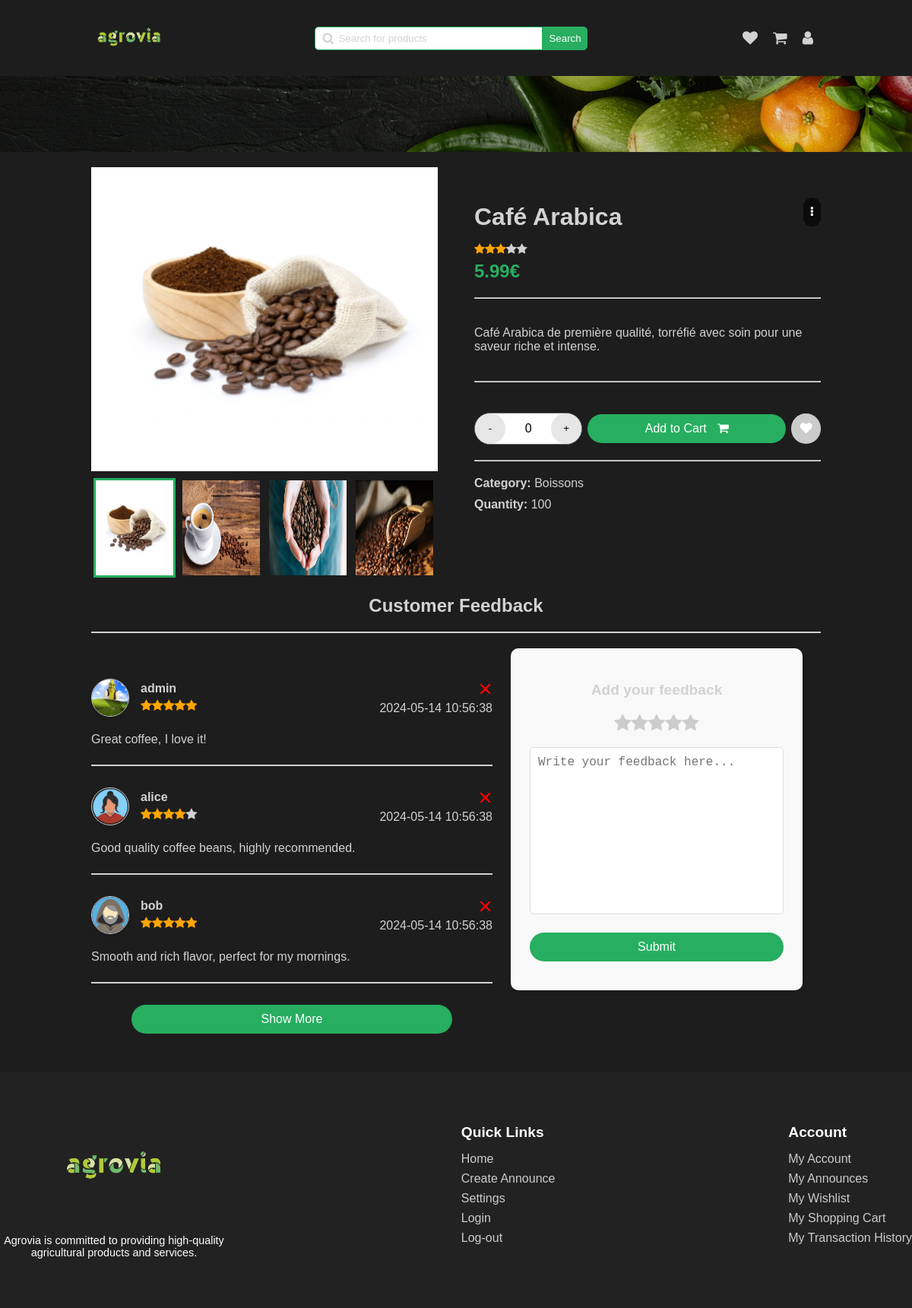
Screenshot of /pages/announce-view.php?id=1 (signed in) with the database file from the repository.
### tables this page shows
CREATE TABLE Announce (
  id INTEGER PRIMARY KEY,
  id_category INTEGER,
  image TEXT,
  title TEXT,
  description TEXT,
  price FLOAT,
  quantity INTEGER,
  rating INTEGER,
  out_of_stock BOOLEAN,
  FOREIGN KEY (id_category) REFERENCES Category(id)
);

CREATE TABLE Category (
  id INTEGER PRIMARY KEY,
  name TEXT
);

CREATE TABLE AnnounceComment (
  id INTEGER PRIMARY KEY,
  announce_id INTEGER,
  user_id INTEGER,
  comment TEXT,
  rating INTEGER,
  date TIMESTAMP DEFAULT CURRENT_TIMESTAMP,
  FOREIGN KEY (announce_id) REFERENCES Announce(id) ON DELETE CASCADE,
  FOREIGN KEY (user_id) REFERENCES User(id)
);

CREATE TABLE User (
  id INTEGER PRIMARY KEY,
  firstname TEXT,
  lastname TEXT,
  email TEXT,
  username TEXT,
  icon TEXT,
  phone_number TEXT,
  password TEXT,
  is_admin INTEGER
);

### php/user.php (called while the page is built, shortened)
<?php
require '../php/pdo.php';
function get_user_by_id($id_user)
{
    global $pdo;
    try {
        $query = "SELECT * FROM User WHERE id = :id_user";
        $stmt = $pdo->prepare($query);
        $stmt->bindParam(':id_user', $id_user);
        $stmt->execute();
        $user = $stmt->fetch(PDO::FETCH_ASSOC);
        return $user;
    } catch (PDOException $e) {
        echo $e->getMessage();
    }
}

### php/feedback.php (the view, shortened to what this page needs)
<?php
require "../php/pdo.php";
require "../php/user.php";
function get_feedback_by_announce_id($id_announce)
{
    global $pdo;
    $query = "SELECT * FROM AnnounceComment WHERE announce_id = :id_announce";
    $stmt = $pdo->prepare($query);
    $stmt->bindParam(':id_announce', $id_announce);
    $stmt->execute();
    $feedback = $stmt->fetchAll(PDO::FETCH_ASSOC);
    return $feedback;
}
function display_feedback($feedback)
{
    usort($feedback, function ($a, $b) {
        return strtotime($b['date']) - strtotime($a['date']);
    });
    foreach ($feedback as $comment) {
        $user = get_user_by_id($comment['user_id']);
        echo '<div class="feedback-item" id="feedback-' . $comment['id'] . '">';
        echo '<div class="user-infos">';
        echo '<img src="' . $user['icon'] . '" alt="' . $user['username'] . '">';
        echo '<div class="user-details">';
        echo '<div class="name">' . $user['username'] . '</div>';
        echo '<div class="rating">' . generate_star($comment['rating']) . '</div>';
        echo '</div>';
        echo '</div>';
        echo '<div class="message">';
        echo '<p>' . $comment['comment'] . '</p>';
        echo '</div>';
        if ($comment['user_id'] == $_SESSION['user_id'] || $_SESSION['is_admin']) {
            echo '<div class="delete-feedback" onclick="delete_feedback(' . $comment['id'] . ')">&times;</div>';
        }
        echo '<div class="date">';
        echo '<span>' . $comment['date'] . '</span>';
        echo '</div>';
        echo '<hr>';
        echo '</div>';
    }
}

### pages/announce-view.php (shortened to what this page needs)
<!DOCTYPE html>
<html lang="en">
<head>
    <link rel="stylesheet" href="../styles/announce.css" onload="load_theme()">
    <link rel="stylesheet" href="../styles/main-header.css">
    <link rel="stylesheet" href="../styles/confirm-modal.css">
    <link rel="stylesheet" href="../styles/footer.css">
    <link rel="stylesheet" href="../styles/alert.css">
    <link rel="stylesheet" href="https://cdnjs.cloudflare.com/ajax/libs/font-awesome/4.7.0/css/font-awesome.min.css">
</head>
<body>
    <header>
        <a href="../pages/home.php"><img id="logo" src="../assets/logo/agrovia-green.png" alt="logo"></a>
        <div class="search-bar">
            <span>
                <i class="fa fa-search"></i>
                <input type="text" name="search" id="search" placeholder="Search for products"
                    onkeydown="if(event.keyCode === 13) search()">
            </span>
            <button onclick="search()">Search</button>
        </div>
        <div class="user">
            <a href="../pages/wishlist.php">
                <i class="fa fa-heart"></i>
            </a>
            <a href="../pages/shopping-cart.php">
                <i class="fa fa-shopping-cart"></i>
            </a>
            <a href="../pages/dashboard.php">
                <i class="fa fa-user"></i>
            </a>
        </div>
    </header>
    <div class="separator-background"></div>
    <div class="main-container">
        <?php
        require "../php/announce.php";
        $announce = get_announce_by_id($_GET['id']);
        $category = get_announce_category($_GET['id']);
        $is_in_wishlist = is_announce_in_wish_list($_GET['id']);
        $is_in_cart = is_announce_in_cart($_GET['id']);
        $is_user_owner = is_announce_owned_by_user($_GET['id'], $_SESSION['user_id']);
        ?>
        <section class="gallery">
            <?php
            display_gallery($_GET['id']);
            ?>
        </section>
        <section class="quick-view" id="my-announce-quick-view">
            <div class="main-infos">
                <div class="top-infos">
                    <h1 class="title"><?php echo $announce['title'] ?></h1>
                    <?php
                    if ($is_user_owner || $_SESSION['is_admin']) {
                        echo '<div class="more-button" onclick="toggleAdminActions()">
                            <i class="fa fa-ellipsis-v"></i>
                        </div>';
                    }
                    ?>
                </div>
                <div class="rating"><?php echo generate_star($announce['rating']) ?></div>
                <div class="price"><?php echo $announce['price'] ?>€</div>
            </div>
            <hr>
            <div class="description">
                <p><?php echo $announce['description'] ?></p>
            </div>
            <hr>
            <div class="actions">
                <div class="manage-quantity">
                    <button class="increment" onclick="decrement_quantity()">-</button>
                    <span id="count">0</span>
                    <button class="decrement"
                        onclick="increment_quantity(<?php echo $announce['quantity'] ?>)">+</button>
                </div>
                <button class="cart" id="button-cart-id" style="<?php if ($is_in_cart)
                    echo "background-color: rgba(45, 45, 45, 0.20); border: 2px solid var(--light-stroke); " ?>"
                        onclick="add_cart_item_by_id(<?php echo $_GET['id'] ?>)">
                    Add to Cart
                    <i class="fa fa-shopping-cart"></i>
                </button>
                <button class="wish" onclick="add_wishlist_item(<?php echo $_GET['id'] ?>)">
                    <i class="fa fa-heart" id="<?php echo $_GET['id'] ?>-wish-icon" style="<?php if ($is_in_wishlist)
                           echo "color: var(--secondary);" ?>">
                        </i>
                    </button>
                </div>
                <hr>
                <div class="category">
                    <span>
                        <strong>Category:</strong>
                    <?php echo "<span>" . $category['name'] . "</span>" ?>
                </span>
                <span>
                    <strong>Quantity:</strong>
                    <?php echo "<span class='quantity'>" . $announce['quantity'] . "</span>" ?>
                </span>
            </div>
        </section>
    </div>
    <h2 class="title-feedback">Customer Feedback</h2>
    <hr class="feedback-separator">
    <div class="customer-feedback">
        <section class="feedback-section">
            <?php
            require "../php/feedback.php";
            $feedback = get_feedback_by_announce_id($_GET['id']);
            display_feedback($feedback);
            ?>
        </section>
        <section class="add-feedback">
            <h3>Add your feedback</h3>
            <div class="rating-stars">
                <i class='fa fa-star'></i>
                <i class='fa fa-star'></i>
                <i class='fa fa-star'></i>
                <i class='fa fa-star'></i>
                <i class='fa fa-star'></i>
            </div>
            <textarea name="feedback" id="feedback" cols="30" rows="10"
                placeholder="Write your feedback here..."></textarea>
            <button onclick="submit_feedback()">Submit</button>
        </section>
    </div>
    <div class="footer">
        <div class="footer-content">
            <div class="footer-logo">
                <a href="../pages/home.php"><img src="../assets/logo/agrovia-green.png" alt="Agrovia logo"></a>
                <p>Agrovia is committed to providing high-quality agricultural products and services.</p>
            </div>
            <div class="footer-section">
                <h3>Quick Links</h3>
                <a href="../pages/home.php">Home</a>
                <a href="../pages/create-announce.php">Create Announce</a>
                <a href="../pages/settings.php">Settings</a>
                <a href="../pages/login.php">Login</a>
                <a href="../php/log-out.php">Log-out</a>
            </div>
            <div class="footer-section">
                <h3>Account</h3>
                <a href="../pages/dashboard.php">My Account</a>
                <a href="../pages/my-announces.php">My Announces</a>
                <a href="../pages/wishlist.php">My Wishlist</a>
                <a href="../pages/shopping-cart.php">My Shopping Cart</a>
                <a href="../pages/transaction-history.php">My Transaction History</a>
            </div>
        </div>
    </div>
</body>
</html>

### php/announce.php (shortened to what this page needs)
<?php
require '../php/pdo.php';
function generate_star($rating)
{
    $stars = "";
    for ($i = 0; $i < 5; $i++) {
        if ($i < $rating) {
            $stars .= "<i class='fa fa-star checked'></i>";
        } else {
            $stars .= "<i class='fa fa-star'></i>";
        }
    }
    return $stars;
}
function get_announce_by_id($id)
{
    global $pdo;
    $query = "SELECT * FROM Announce WHERE id = :id";
    $stmt = $pdo->prepare($query);
    $stmt->bindParam(':id', $id);
    $stmt->execute();
    $announce = $stmt->fetch(PDO::FETCH_ASSOC);
    return $announce;
}
function get_announce_category($id_announce)
{
    global $pdo;
    $query = 'SELECT * FROM Category WHERE id IN (SELECT id_category FROM Announce WHERE id = :id_announce)';
    $stmt = $pdo->prepare($query);
    $stmt->bindParam(':id_announce', $id_announce);
    $stmt->execute();
    $category = $stmt->fetch(PDO::FETCH_ASSOC);
    return $category;
}
function is_announce_owned_by_user($announce_id, $user_id)
{
    global $pdo;
    $query = "SELECT COUNT(*) FROM UserAnnounce WHERE announce_id = :announce_id AND user_id = :user_id";
    $stmt = $pdo->prepare($query);
    $stmt->bindParam(':announce_id', $announce_id);
    $stmt->bindParam(':user_id', $user_id);
    $stmt->execute();
    $count = $stmt->fetchColumn();
    return $count > 0;
}
function get_announce_images_by_id($id)
{
    global $pdo;
    $stmt = $pdo->prepare("SELECT image FROM AnnounceImage WHERE announce_id = ?");
    $stmt->bindParam(1, $id);
    $stmt->execute();
    $result = $stmt->fetchAll(PDO::FETCH_ASSOC);
    $images = array_column($result, 'image');
    return $images;
}
function is_announce_in_wish_list($annouce_id)
{
    global $pdo;
    $query = "SELECT * FROM UserSaved
              WHERE user_id = :user_id
              AND announce_id = :announce_id
              AND is_in_favourite = 1
             ";
    $stmt = $pdo->prepare($query);
    $stmt->bindParam(':user_id', $_SESSION['user_id']);
    $stmt->bindParam(':announce_id', $annouce_id);
    $stmt->execute();
    $result = $stmt->fetch(PDO::FETCH_ASSOC);
    return $result !== false;
}
function display_gallery($announce_id)
{
    $images = get_announce_images_by_id($announce_id);
    for ($i = 0; $i < 4; $i++) {
        $image_path = $images[$i];
        echo '<div class="gallery-item">';
        echo '<img class="gallery-img" src="' . $image_path . '" alt="" />';
        echo '<label for="img-' . ($i + 1) . '" class="gallery-thumb"><img src="' . $image_path . '" alt="" /></label>';
        echo '</div>';
    }
}
?>

### styles/main-header.css (style rules this page uses)
header { display: flex; justify-content: space-between; align-items: center; }
header a img { width: 100px; }
header .search-bar { display: flex; align-items: center; }
header .search-bar span { display: flex; align-items: center; position: relative; }
header .search-bar span i { position: absolute; left: 10px; color: var(--text); }
header .search-bar span input { padding: 7px; border: 1px solid var(--secondary); border-radius: 5px 0 0 5px; padding-left: 30px; min-width: 300px; }
header .search-bar span input::placeholder { color: var(--text); position: absolute; left: 30px; }
header .search-bar button { padding: 7px; border-radius: 0 5px 5px 0; background-color: var(--secondary); color: var(--white); border: 1px solid var(--secondary); cursor: pointer; }
header .user { display: flex; align-items: center; }
header .user a { text-decoration: none; padding: 10px; }
header .user a i { font-size: 20px; color: var(--text); }
.separator-background { background-image: url("../assets/backgrounds/separator-background.png"); background-size: cover; background-position: center; background-repeat: no-repeat; width: 100%; height: 100px; position: absolute; left: 0; }

### styles/footer.css (style rules this page uses)
.footer { background-color: #222; color: #fff; padding: 50px 0; position: absolute; left: 0; width: 100%; margin-top: 50px; }
.footer-content { display: flex; align-items: flex-start; flex-wrap: wrap; max-width: 1200px; margin: 0 auto; justify-content: space-between; }
.footer-logo { display: flex; flex-direction: column; align-items: center; width: 25%; }
.footer-logo img { width: 150px; height: auto; }
.footer-logo p { font-size: 0.9rem; text-align: center; }
.footer-section { margin-bottom: 20px; }
.footer-section h3 { font-size: 1.2rem; margin-bottom: 15px; }
.footer-section a { display: block; color: #ccc; text-decoration: none; margin-bottom: 8px; transition: color 0.3s ease; }

### styles/global.css (style rules this page uses)
* { box-sizing: border-box; }
body, body.dark-theme, body.light-theme { font-family: "Overpass", sans-serif; -webkit-font-smoothing: antialiased; -moz-osx-font-smoothing: grayscale; background-color: var(--primary); color: var(--text); width: 80%; max-width: 1200px; margin: 0 auto; transition: background-color 0.3s ease, transform 0.5s cubic-bezier(0.68, -0.55, 0.27, 1.55); }
body { --primary: rgba(29, 29, 29, 1); --secondary: rgba(39, 174, 96, 1); --tertiary: rgba(146, 227, 169, 1); --text: rgba(210, 210, 210, 1); --hover-color: rgba(62, 62, 62, 1); --white: rgba(255, 255, 255, 1); --dark: rgba(29, 29, 29, 1); --gray: rgba(102, 102, 102, 1); --error: rgba(255, 0, 0, 1); --light-hover-green: rgba(237, 242, 238, 1); --light-stroke: rgba(230, 230, 230, 1); }

### rows the page displays
announce: title "Café Arabica", rating 3 (drawn), price "5.99", description "Café Arabica de première qualité, torréfié avec soin pour une saveur riche et intense.", quantity "100"
category: name "Boissons"
announcecomment: user.icon (picture), user.username "admin", rating 5 (drawn), comment "Great coffee, I love it!", date "2024-05-14 10:56:38"
announcecomment: user.icon (picture), user.username "alice", rating 4 (drawn), comment "Good quality coffee beans, highly recommended.", date "2024-05-14 10:56:38"
announcecomment: user.icon (picture), user.username "bob", rating 5 (drawn), comment "Smooth and rich flavor, perfect for my mornings.", date "2024-05-14 10:56:38"
